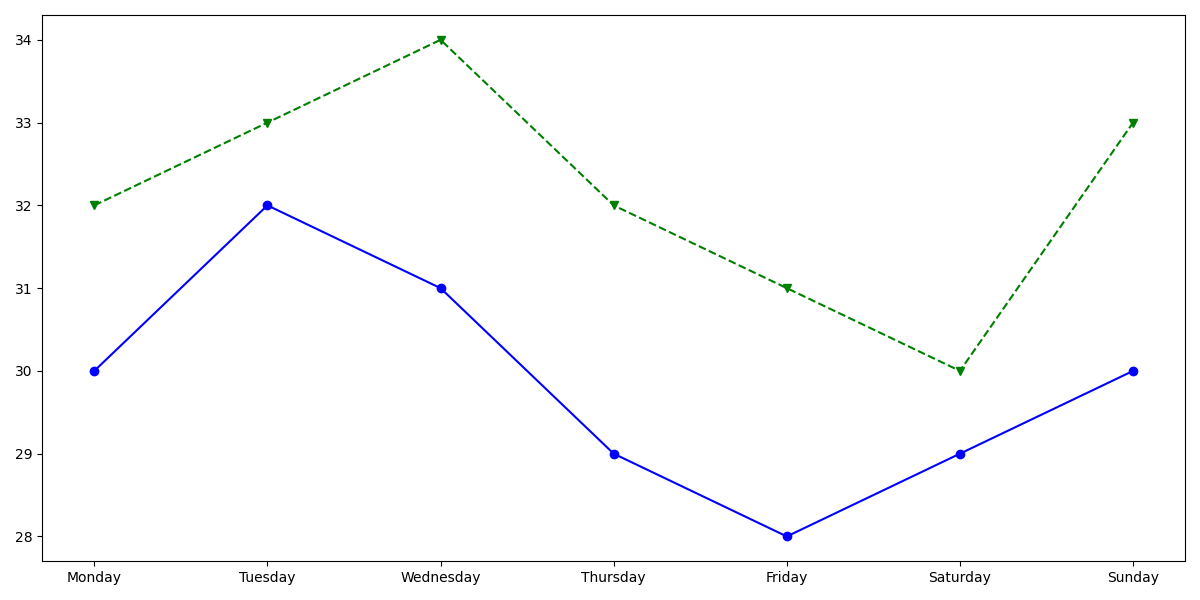

Python code for this plot:
import matplotlib.pyplot as plt
import numpy as np

# Data for temperature readings over a week in degrees Celsius
days = ['Monday', 'Tuesday', 'Wednesday', 'Thursday', 'Friday', 'Saturday', 'Sunday']
year_2022_temps = [30, 32, 31, 29, 28, 29, 30]
year_2023_temps = [32, 33, 34, 32, 31, 30, 33]

fig, ax = plt.subplots(figsize=(12, 6))

# Plotting the line charts for temperature variations in 2022 and 2023
ax.plot(days, year_2022_temps, marker='o', linestyle='-', color='blue')
ax.plot(days, year_2023_temps, marker='v', linestyle='--', color='green')

# Removing the grid lines
ax.grid(False)

# Automatically adjust the layout
plt.tight_layout()

# Display the chart
plt.show()
